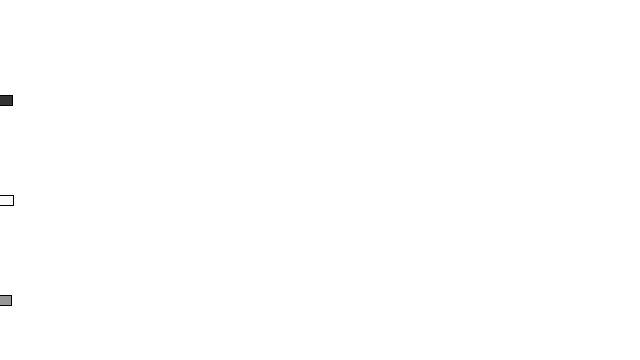
Frame 1 (no input)
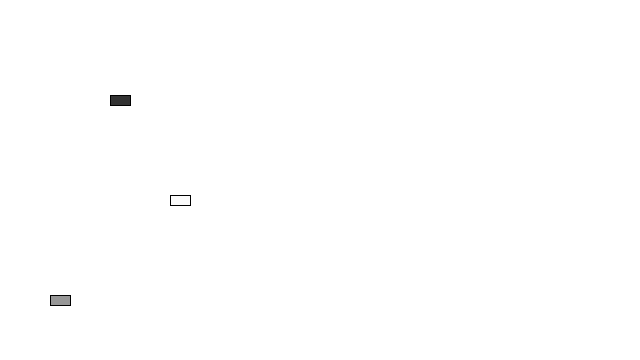
Frame 60 (the mouse pressed at the canvas centre just before this capture)
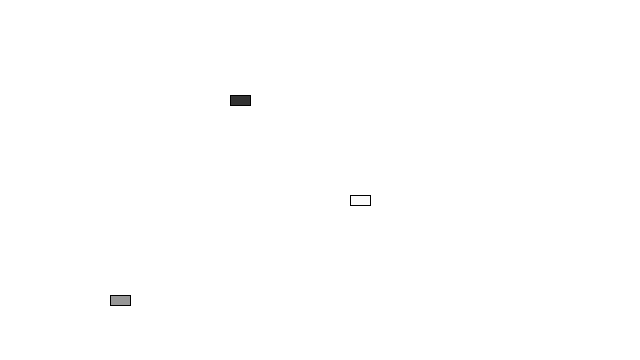
Frame 120 (the mouse held since frame 60 and released just before this capture)

The Processing sketch that drew these frames (run headless with seeded random() and noise(); from frame 60 on, the mouse is pressed at the canvas centre):

// Processing sketch: Cars
// ── Cars.pde
// Learning Processing
// Daniel Shiffman
// http://www.learningprocessing.com

// Example 8-2: Two Car objects

Car myCar1;
Car myCar2; // Two objects!
Car myCar3;

void setup() {
  size(640, 360);
  myCar1 = new Car(color(51), 0, 100, 2); // Parameters go inside the parentheses when the object is constructed.
  myCar2 = new Car(color(151), 0, 300, 1);
  myCar3 = new Car(color(251), 0, 200, 3);
}

void draw() {
  background(255);
  myCar1.move();
  myCar1.display();
  myCar2.move();
  myCar2.display();
  myCar3.move();
  myCar3.display();
}

class Car { // Even though there are multiple objects, we still only need one class. No matter how many cookies we make, only one cookie cutter is needed.Isn’t object-oriented programming swell?
  color c;
  float xpos;
  float ypos;
  float xspeed;

  Car(color tempC, float tempXpos, float tempYpos, float tempXspeed) { // The Constructor is defined with arguments.
    c = tempC;
    xpos = tempXpos;
    ypos = tempYpos;
    xspeed = tempXspeed;
  }

  void display() {
    stroke(0);
    fill(c);
    rectMode(CENTER);
    rect(xpos, ypos, 20, 10);
  }

  void move() {
    xpos = xpos + xspeed;
    if(xpos >= width || xpos <= 0){
      xpos= xpos*-1;
     }
    }
  }
